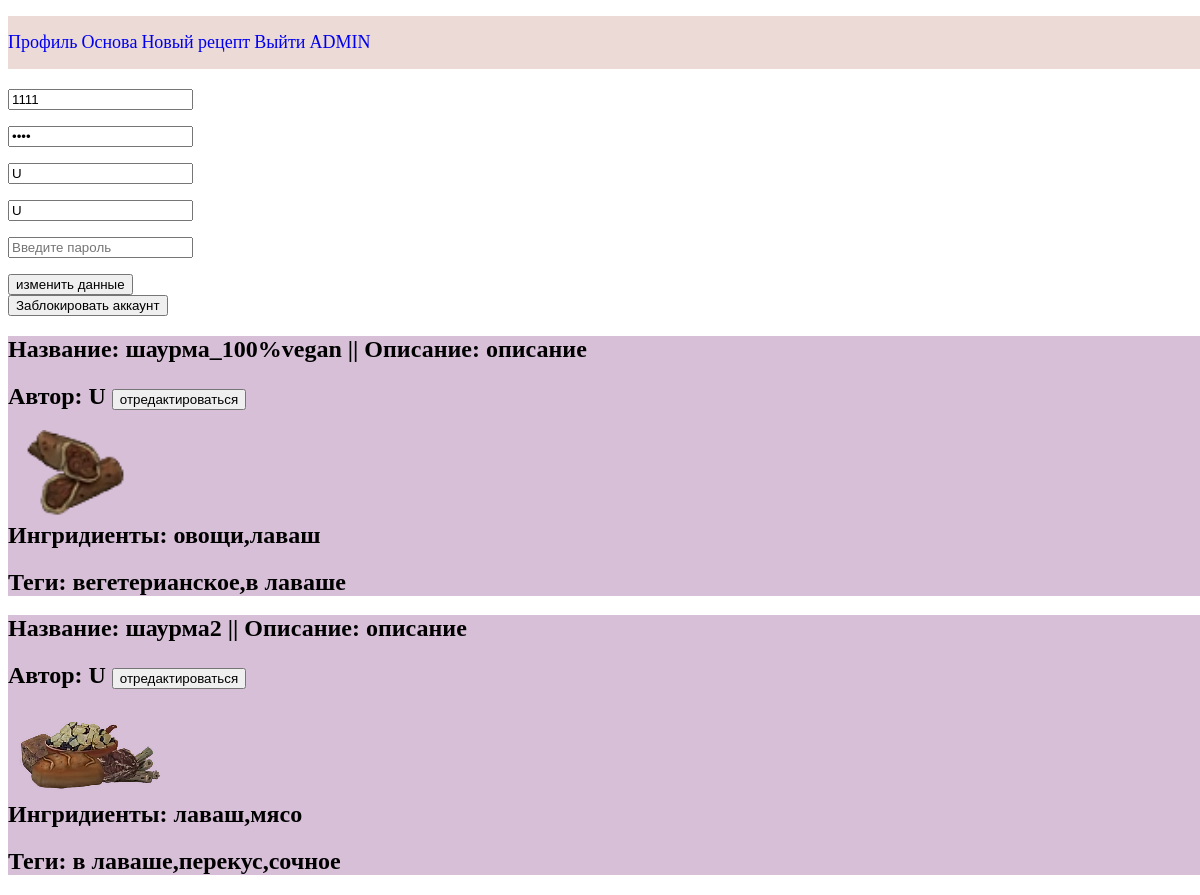
Page /user_page.php (signed in) on the earlier database version.
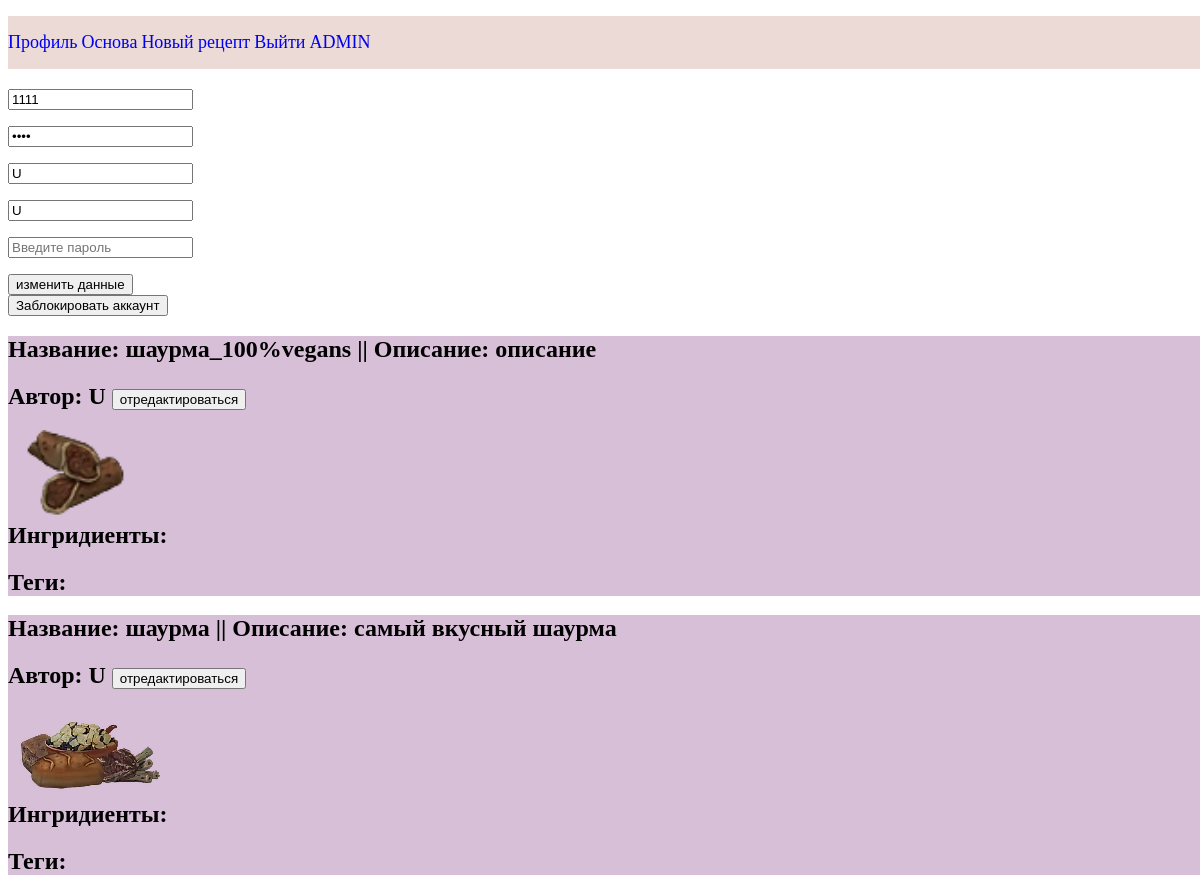
Same page on the later database version.
### tables this page shows
CREATE TABLE `users` (
  `user_id` int NOT NULL,
  `name` varchar(20) NOT NULL,
  `lastname` varchar(20) NOT NULL,
  `password` varchar(20) NOT NULL,
  `login` varchar(20) NOT NULL,
  `enable` int NOT NULL,
  `mail` varchar(100) NOT NULL,
  `Admin` int NOT NULL DEFAULT '0'
);

CREATE TABLE `faves` (
  `faves_id` int NOT NULL,
  `user` int NOT NULL,
  `recipe` int NOT NULL
);

CREATE TABLE `recipes` (
  `rec_id` int NOT NULL,
  `title` varchar(50) NOT NULL,
  `description` varchar(500) NOT NULL,
  `creactor_id` int NOT NULL,
  `image` varchar(100) DEFAULT NULL
);

### user_page.php (the view, shortened to what this page needs)
<?php
require "api\db.php";
$id = $_COOKIE["userData"];
$query = mysqli_query($link, "SELECT name , lastname , password , login from users WHERE user_id = $id");
$UserThis = mysqli_fetch_array($query);
$isAdmin =  mysqli_fetch_array(mysqli_query($link, "SELECT Admin from users where user_id = $id"))[0];
?>
<!DOCTYPE html>
<html lang="en">
<head>
    <link rel="stylesheet" href="Nbar.css" />
</head>
<body>
<nav>
  <ul>
    <li><a id = "BarL" href="user_Page.php">Профиль</a></li>
    <li><a id = "BarL" href="mainPage.php">Основа</a></li>
    <li><a id = "BarL" href="recipesEdit.php" >Новый рецепт</a></li>
    <li><a id = "BarL" href="index.php" >Выйти</a></li>
    <?php if ($isAdmin == 1): ?>
        <li><a id="BarL" href="Apanel.php">ADMIN</a></li>
    <?php endif; ?>
  </ul>
</nav>
    <form id="userDataChangeForm" action="api/userDataChange.php" method="POST">
        <p><input type="text" name="login" placeholder="Логин" value = <?=$UserThis["login"]?> ></p>
        <p><input type="password" name="pass" placeholder="Пароль" value = <?=$UserThis["password"]?> /></p>
        <p><input type="text" name="name" placeholder="Имя" value = <?=$UserThis["name"]?>  ></p>
        <p><input type="text" name="lastName" placeholder="Фамилия" value = <?=$UserThis["lastname"]?> /></p>
        <p><input type="password" name="oldPassword" placeholder="Введите пароль" /></p>
        <button type="submit">изменить данные</button>
    </form>
    <form >
        <button type="button" onclick="checkPasswordForDisable();" >Заблокировать аккаунт</button>
    </form>
    <?php $recipes = mysqli_query($link, "SELECT rec_id , image , title , description, creactor_id , users.name as a_name , faves.user from recipes JOIN users on recipes.creactor_id = users.user_id JOIN faves on recipes.rec_id = faves.recipe where faves.user = '1'");
    foreach($recipes as $recipe): $thisRID = $recipe["rec_id"]; ?>
    <div style= "background-color: Thistle;">
        <h2 id = "r_name" >Название: <?= $recipe["title"] ?> || Описание: <?= $recipe["description"] ?></h2>
        <h2>Автор: <?= $recipe["a_name"]?>
        <?php if ($recipe["creactor_id"] == $_COOKIE["userData"]): ?>
            <button type="button" onclick='location.href = "recipesEdit.php?id=<?=$thisRID?>"'>отредактироваться</button>
        <?php endif;?></h2>
        <img style="float:left;" src="data/<?= $recipe["image"]?>" height="90">
        <?php  $thisIngrids = mysqli_query($link, "SELECT GROUP_CONCAT(Ingredients.Ingred_name) FROM recipe_Ingred
            join Ingredients on recipe_Ingred.Ingred_id = Ingredients.Ingred_id
            where recipe_Ingred.r_id = $thisRID
            ");
            $thistTags = mysqli_query($link, "SELECT GROUP_CONCAT(tags.tag_name) FROM recipe_tags
            join tags on recipe_tags.tag_id = tags.tag_id
            where recipe_tags.r_id = $thisRID
            ");
        $thisIngridsText = mysqli_fetch_row($thisIngrids);
        $thisTagsText = mysqli_fetch_row($thistTags);?> <br>
        <br> <br> <br>
        <h2 id = "r_IngridsText">Ингридиенты: <?=$thisIngridsText[0]?>
        <h2 id = "r_TagText">Теги: <?=$thisTagsText[0]?> </h2>
    </div>
<?php endforeach;?>
</body>
</html>

### Nbar.css (style rules this page uses)
body { width: 100% }
nav { display: block; margin: 0 0 20px; }
ul { padding: 1em 0; background: #ECDAD6; }
a#BarL { text-decoration: none; transition: .5s linear; font-size: large; }
li { display: inline; }

Differences in the rows shown:
removed faves: recipe.title "шаурма_100%vegan", recipe.description "описание", user.name "U", recipe.image (picture), thisIngridsText "овощи,лаваш", thisTagsText "вегетерианское,в лаваше"
removed faves: recipe.title "шаурма2", recipe.description "описание", user.name "U", recipe.image (picture), thisIngridsText "лаваш,мясо", thisTagsText "в лаваше,перекус,сочное"
added faves: recipe.title "шаурма_100%vegans", recipe.description "описание", user.name "U", recipe.image (picture)
added faves: recipe.title "шаурма", recipe.description "самый вкусный шаурма", user.name "U", recipe.image (picture)
